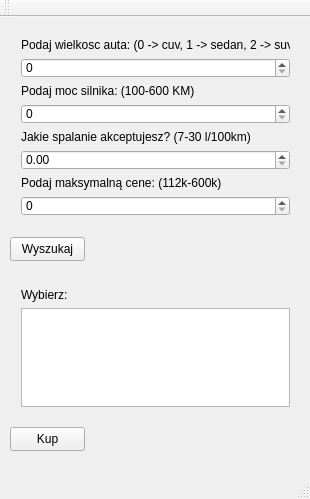
<?xml version="1.0" encoding="UTF-8"?>
<ui version="4.0">
 <class>qtCarShowroomClass</class>
 <widget class="QMainWindow" name="qtCarShowroomClass">
  <property name="windowModality">
   <enum>Qt::NonModal</enum>
  </property>
  <property name="enabled">
   <bool>true</bool>
  </property>
  <property name="geometry">
   <rect>
    <x>0</x>
    <y>0</y>
    <width>310</width>
    <height>499</height>
   </rect>
  </property>
  <property name="sizePolicy">
   <sizepolicy hsizetype="Preferred" vsizetype="Preferred">
    <horstretch>0</horstretch>
    <verstretch>0</verstretch>
   </sizepolicy>
  </property>
  <property name="windowTitle">
   <string>Audi</string>
  </property>
  <property name="autoFillBackground">
   <bool>false</bool>
  </property>
  <property name="dockNestingEnabled">
   <bool>false</bool>
  </property>
  <widget class="QWidget" name="centralWidget">
   <widget class="QPushButton" name="pushButton">
    <property name="geometry">
     <rect>
      <x>10</x>
      <y>220</y>
      <width>75</width>
      <height>24</height>
     </rect>
    </property>
    <property name="text">
     <string>Wyszukaj</string>
    </property>
   </widget>
   <widget class="QWidget" name="verticalLayoutWidget">
    <property name="geometry">
     <rect>
      <x>10</x>
      <y>10</y>
      <width>291</width>
      <height>201</height>
     </rect>
    </property>
    <layout class="QVBoxLayout" name="verticalLayout">
     <item>
      <widget class="QLabel" name="label">
       <property name="text">
        <string>Podaj wielkosc auta: (0 -&gt; cuv, 1 -&gt; sedan, 2 -&gt; suv)</string>
       </property>
      </widget>
     </item>
     <item>
      <widget class="QSpinBox" name="carBodySpinBox"/>
     </item>
     <item>
      <widget class="QLabel" name="label_2">
       <property name="text">
        <string>Podaj moc silnika: (100-600 KM)</string>
       </property>
      </widget>
     </item>
     <item>
      <widget class="QSpinBox" name="enginePowerSpinBox"/>
     </item>
     <item>
      <widget class="QLabel" name="label_3">
       <property name="text">
        <string>Jakie spalanie akceptujesz? (7-30 l/100km)</string>
       </property>
      </widget>
     </item>
     <item>
      <widget class="QDoubleSpinBox" name="fuelConsumptionDoubleSpinBox"/>
     </item>
     <item>
      <widget class="QLabel" name="label_4">
       <property name="text">
        <string>Podaj maksymalną cene: (112k-600k)</string>
       </property>
      </widget>
     </item>
     <item>
      <widget class="QSpinBox" name="carPriceSpinBox"/>
     </item>
    </layout>
   </widget>
   <widget class="QWidget" name="verticalLayoutWidget_2">
    <property name="geometry">
     <rect>
      <x>10</x>
      <y>260</y>
      <width>291</width>
      <height>141</height>
     </rect>
    </property>
    <layout class="QVBoxLayout" name="verticalLayout_3">
     <item>
      <widget class="QLabel" name="label_5">
       <property name="text">
        <string>Wybierz:</string>
       </property>
      </widget>
     </item>
     <item>
      <widget class="QListView" name="listView">
       <property name="enabled">
        <bool>true</bool>
       </property>
       <property name="editTriggers">
        <set>QAbstractItemView::NoEditTriggers</set>
       </property>
      </widget>
     </item>
    </layout>
   </widget>
   <widget class="QPushButton" name="SubmitPushButton">
    <property name="geometry">
     <rect>
      <x>10</x>
      <y>410</y>
      <width>75</width>
      <height>24</height>
     </rect>
    </property>
    <property name="text">
     <string>Kup</string>
    </property>
   </widget>
  </widget>
  <widget class="QMenuBar" name="menuBar">
   <property name="geometry">
    <rect>
     <x>0</x>
     <y>0</y>
     <width>310</width>
     <height>22</height>
    </rect>
   </property>
  </widget>
  <widget class="QToolBar" name="mainToolBar">
   <attribute name="toolBarArea">
    <enum>TopToolBarArea</enum>
   </attribute>
   <attribute name="toolBarBreak">
    <bool>false</bool>
   </attribute>
  </widget>
  <widget class="QStatusBar" name="statusBar"/>
  <action name="actionAdmin_Panel">
   <property name="text">
    <string>Admin Panel</string>
   </property>
  </action>
 </widget>
 <layoutdefault spacing="6" margin="11"/>
 <resources>
  <include location="qtCarShowroom.qrc"/>
 </resources>
 <connections/>
</ui>
